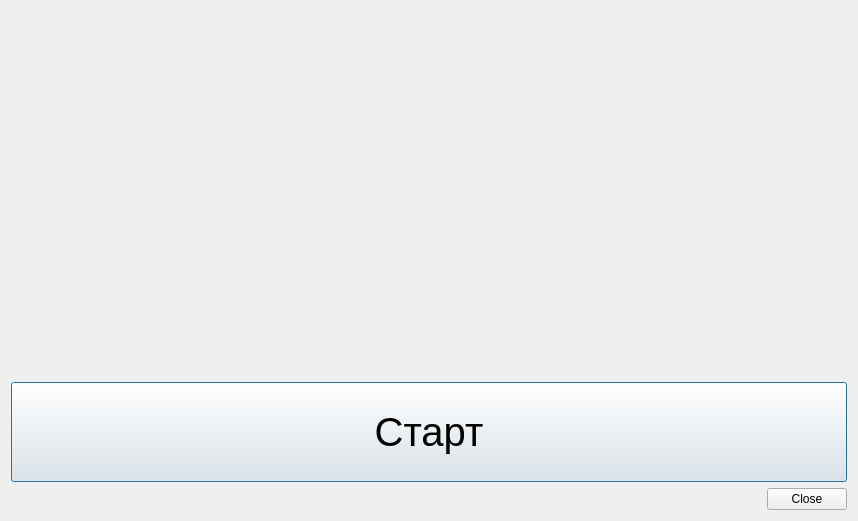
<?xml version="1.0" encoding="UTF-8"?>
<ui version="4.0">
 <class>TestPrecision</class>
 <widget class="QDialog" name="TestPrecision">
  <property name="geometry">
   <rect>
    <x>0</x>
    <y>0</y>
    <width>858</width>
    <height>521</height>
   </rect>
  </property>
  <property name="windowTitle">
   <string>Dialog</string>
  </property>
  <layout class="QVBoxLayout" name="verticalLayout" stretch="1,0,0">
   <item>
    <layout class="QHBoxLayout" name="horizontalLayout" stretch="1,0,1">
     <item>
      <widget class="QWidget" name="lightFirst" native="true">
       <property name="minimumSize">
        <size>
         <width>100</width>
         <height>100</height>
        </size>
       </property>
      </widget>
     </item>
     <item>
      <spacer name="horizontalSpacer">
       <property name="orientation">
        <enum>Qt::Horizontal</enum>
       </property>
       <property name="sizeHint" stdset="0">
        <size>
         <width>100</width>
         <height>20</height>
        </size>
       </property>
      </spacer>
     </item>
     <item>
      <widget class="QWidget" name="lightSecond" native="true">
       <property name="minimumSize">
        <size>
         <width>100</width>
         <height>100</height>
        </size>
       </property>
      </widget>
     </item>
    </layout>
   </item>
   <item>
    <widget class="QPushButton" name="buttonStartTest">
     <property name="minimumSize">
      <size>
       <width>0</width>
       <height>100</height>
      </size>
     </property>
     <property name="font">
      <font>
       <pointsize>30</pointsize>
      </font>
     </property>
     <property name="text">
      <string>Старт</string>
     </property>
    </widget>
   </item>
   <item>
    <widget class="QDialogButtonBox" name="buttonBox">
     <property name="orientation">
      <enum>Qt::Horizontal</enum>
     </property>
     <property name="standardButtons">
      <set>QDialogButtonBox::Close</set>
     </property>
     <property name="centerButtons">
      <bool>false</bool>
     </property>
    </widget>
   </item>
  </layout>
 </widget>
 <resources/>
 <connections>
  <connection>
   <sender>buttonBox</sender>
   <signal>accepted()</signal>
   <receiver>TestPrecision</receiver>
   <slot>accept()</slot>
   <hints>
    <hint type="sourcelabel">
     <x>248</x>
     <y>254</y>
    </hint>
    <hint type="destinationlabel">
     <x>157</x>
     <y>274</y>
    </hint>
   </hints>
  </connection>
  <connection>
   <sender>buttonBox</sender>
   <signal>rejected()</signal>
   <receiver>TestPrecision</receiver>
   <slot>reject()</slot>
   <hints>
    <hint type="sourcelabel">
     <x>316</x>
     <y>260</y>
    </hint>
    <hint type="destinationlabel">
     <x>286</x>
     <y>274</y>
    </hint>
   </hints>
  </connection>
 </connections>
</ui>
